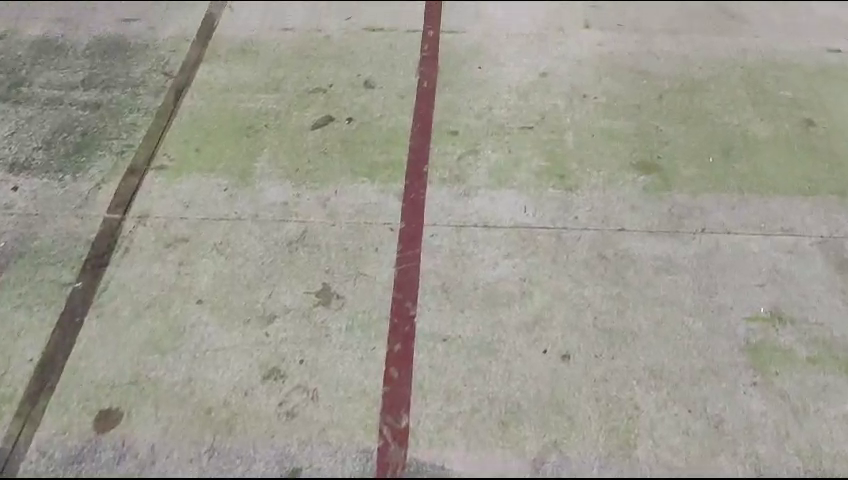
#> input picture frame 23 of LineVid.mp4, 848 x 480 px, given in place of map.mov, which was not available
$ python ColorPicker_HSV.py
#> lines starting #> are read from the running program, lines starting #| are printed output that depends on the picture; after the words box and inside, x2 and y2 are one past the last pixel; in counts of white or black regions, pixels touching at a corner belong together; pictures that were not available may be replaced by others from this repository, and a replacement may not be noted
import cv2
import numpy as np

frameWidth = 640
frameHeight = 480
cap = cv2.VideoCapture("map.mov")
cap.set(3, frameWidth)
cap.set(4, frameHeight)


def empty(a):
    pass


cv2.namedWindow("HSV")
cv2.resizeWindow("HSV", 640, 240)
cv2.createTrackbar("HUE Min", "HSV", 0, 179, empty)
#> slider 'HUE Min' is set to 35
cv2.createTrackbar("HUE Max", "HSV", 179, 179, empty)
cv2.createTrackbar("SAT Min", "HSV", 0, 255, empty)
#> slider 'SAT Min' is set to 51
cv2.createTrackbar("SAT Max", "HSV", 255, 255, empty)
cv2.createTrackbar("VALUE Min", "HSV", 0, 255, empty)
#> slider 'VALUE Min' is set to 51
cv2.createTrackbar("VALUE Max", "HSV", 255, 255, empty)

# cap = cv2.VideoCapture("LineVid.mp4")
frameCounter = 0

while True:
    frameCounter += 1
    if cap.get(cv2.CAP_PROP_FRAME_COUNT) == frameCounter:
        cap.set(cv2.CAP_PROP_POS_FRAMES, 0)
        frameCounter = 0

    _, img = cap.read()
#> img is the input picture: shape (480, 848, 3); mean B, G, R 143.9, 154.6, 156.8
    imgHsv = cv2.cvtColor(img, cv2.COLOR_BGR2HSV)
#> imgHsv: shape (480, 848, 3); mean H, S, V 31.3, 24.3, 157.7

    h_min = cv2.getTrackbarPos("HUE Min", "HSV")
    h_max = cv2.getTrackbarPos("HUE Max", "HSV")
    s_min = cv2.getTrackbarPos("SAT Min", "HSV")
    s_max = cv2.getTrackbarPos("SAT Max", "HSV")
    v_min = cv2.getTrackbarPos("VALUE Min", "HSV")
    v_max = cv2.getTrackbarPos("VALUE Max", "HSV")
    print(h_min)

    lower = np.array([h_min, s_min, v_min])
    upper = np.array([h_max, s_max, v_max])
    mask = cv2.inRange(imgHsv, lower, upper)
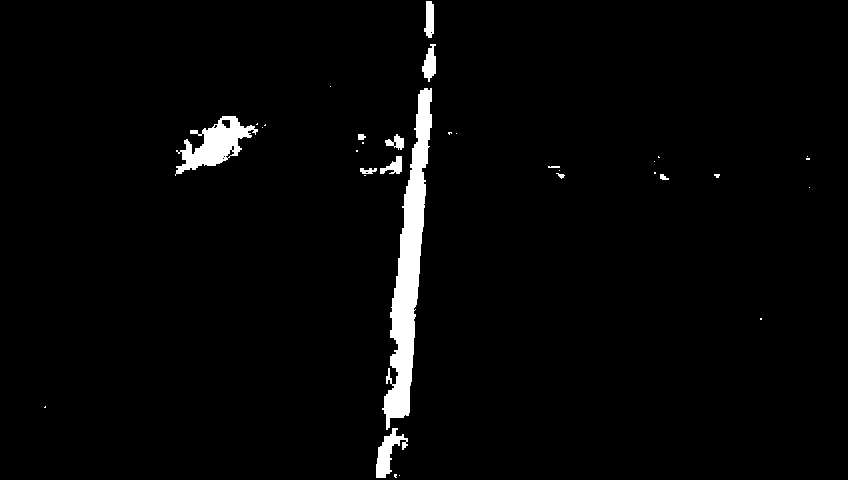
#> mask: shape (480, 848); 2.6% white; 33 white regions (21 under 20 px), largest, box (x1, y1, x2, y2) and area: (382, 88, 432, 430) 6492, (175, 116, 258, 176) 2078, (376, 428, 408, 478) 688
    result = cv2.bitwise_and(img, img, mask=mask)
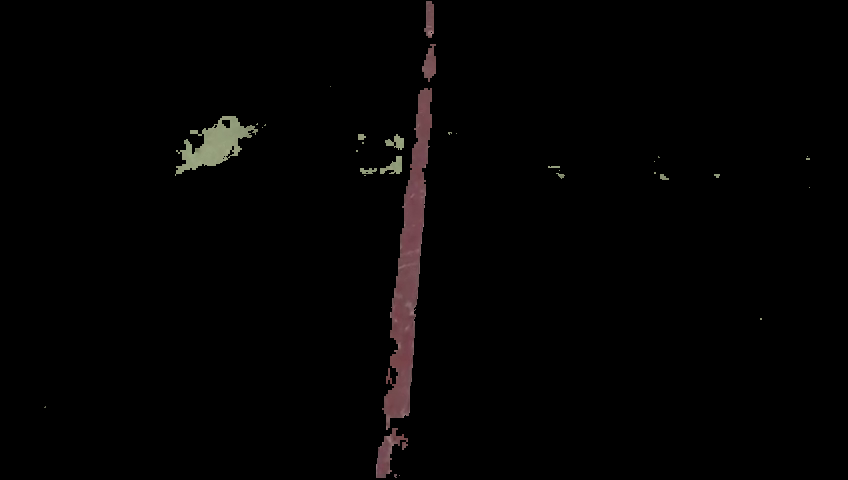
#> result: shape (480, 848, 3); mean B, G, R 2.4, 2.5, 3.2

    mask = cv2.cvtColor(mask, cv2.COLOR_GRAY2BGR)
    hStack = np.hstack([img, mask, result])
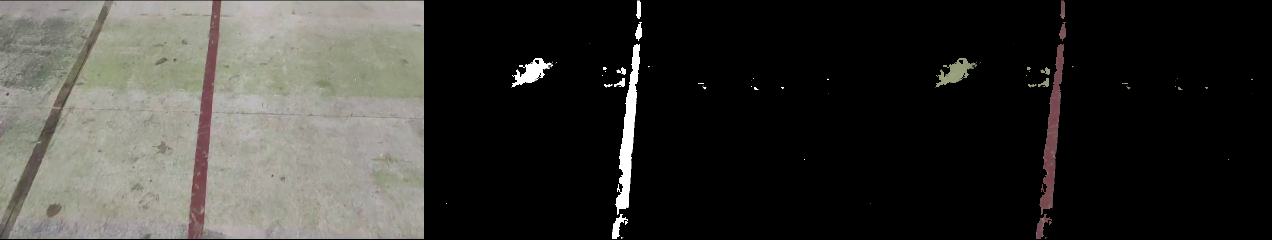
#> hStack: shape (480, 2544, 3) (shown at 1/2 size); mean B, G, R 51, 54.6, 55.5
    cv2.imshow("Horizontal Stacking", hStack)

    if cv2.waitKey(1) and 0xFF == ord("q"):
#> (key q is pressed here)
        break

cap.release()
cv2.destroyAllWindows()

$ run again, starting later in the video
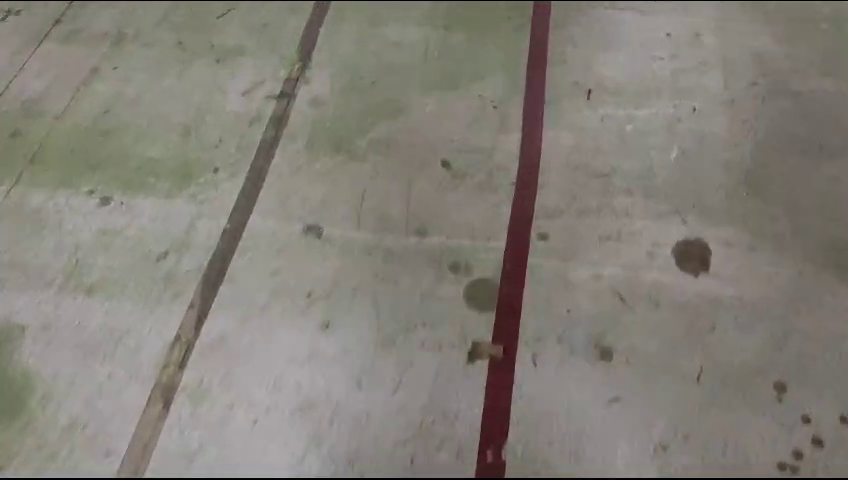
#> input picture frame 105 of LineVid.mp4, 848 x 480 px, given in place of map.mov, which was not available
#> img is the input picture: shape (480, 848, 3); mean B, G, R 119.5, 127.3, 131.4
#> imgHsv: shape (480, 848, 3); mean H, S, V 30.7, 26.8, 131.8
#> `mask = cv2.inRange(imgHsv, lower, upper)`:
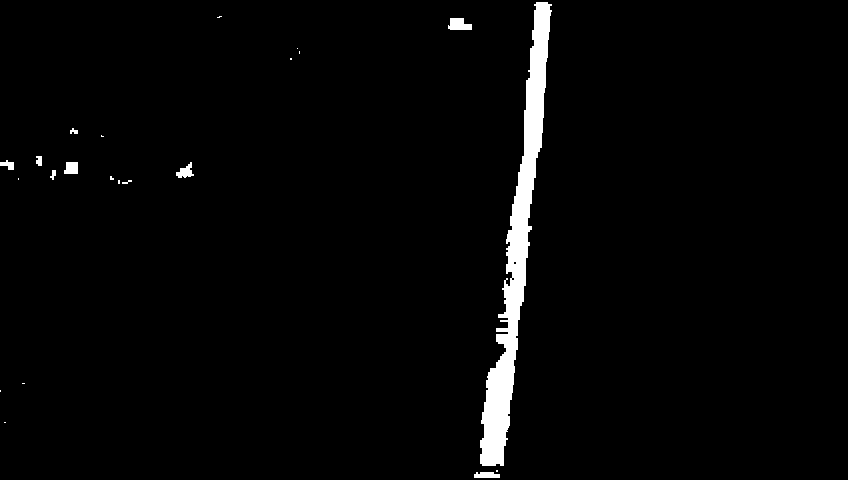
#> mask: shape (480, 848); 2.4% white; 22 white regions (12 under 20 px), largest, box (x1, y1, x2, y2) and area: (480, 2, 552, 466) 8903, (448, 18, 472, 30) 223, (176, 162, 194, 178) 153
#> `hStack = np.hstack([img, mask, result])`:
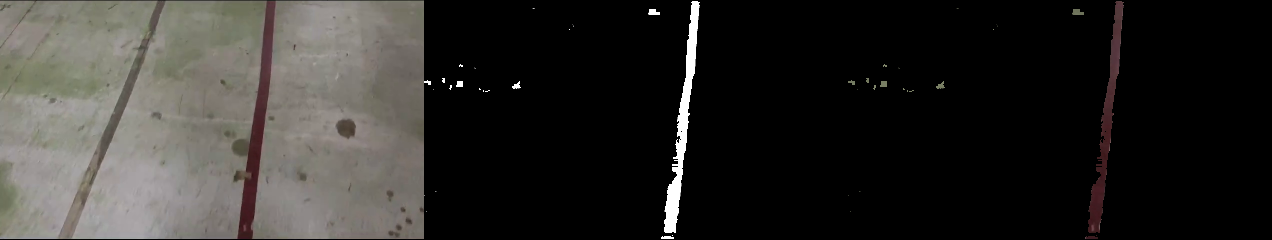
#> hStack: shape (480, 2544, 3) (shown at 1/2 size); mean B, G, R 42.3, 44.9, 46.5

$ run again, starting later in the video
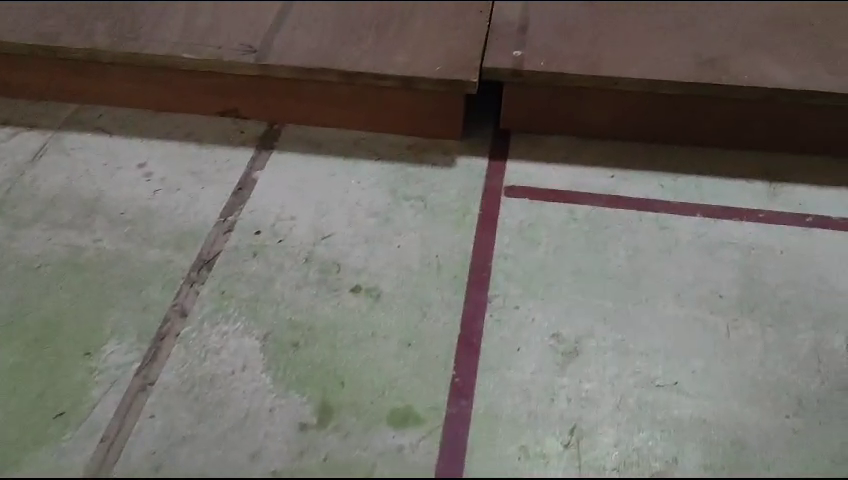
#> input picture frame 187 of LineVid.mp4, 848 x 480 px, given in place of map.mov, which was not available
#> img is the input picture: shape (480, 848, 3); mean B, G, R 101.7, 108, 111.9
#> imgHsv: shape (480, 848, 3); mean H, S, V 41.3, 44.1, 114.4
#> `mask = cv2.inRange(imgHsv, lower, upper)`:
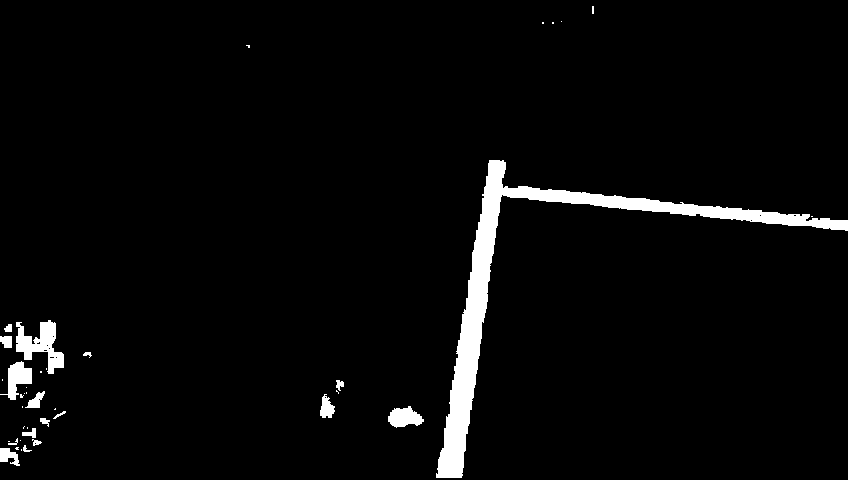
#> mask: shape (480, 848); 3.5% white; 39 white regions (22 under 20 px), largest, box (x1, y1, x2, y2) and area: (436, 160, 848, 478) 10621, (16, 320, 64, 374) 1222, (0, 361, 32, 400) 597
#> `hStack = np.hstack([img, mask, result])`:
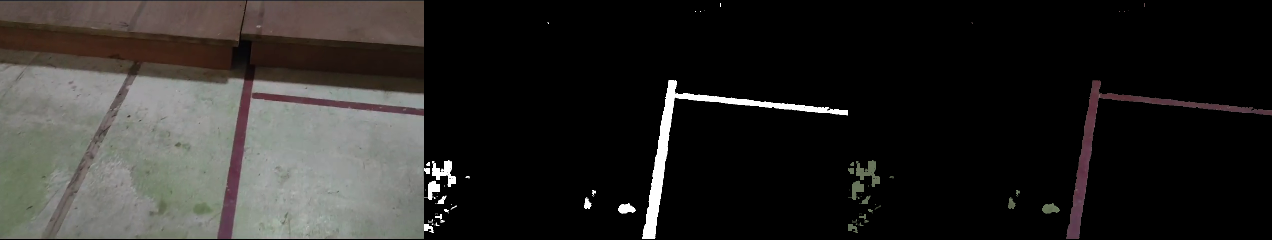
#> hStack: shape (480, 2544, 3) (shown at 1/2 size); mean B, G, R 37.7, 39.8, 41.3
